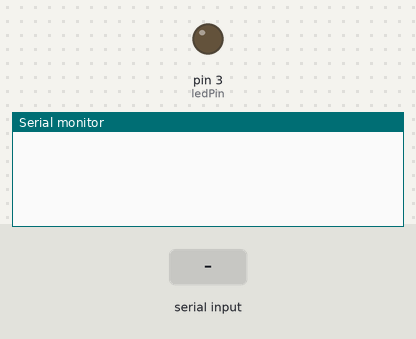
Bench run of a sketch on a simulated Arduino Uno, built with avr-gcc and run on an emulated ATmega328P. Shown: output pins drawn as LEDs (lit = HIGH), the last lines printed to the serial monitor. The inputs (shaded band) are chosen by the test bench.

Above: at 1.2 s.
1.3 s: byte 30 received over Serial
At 2.3 s:
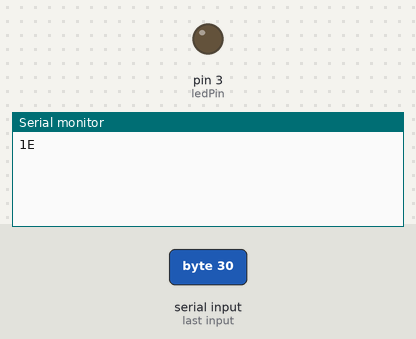
2.8 s: byte 90 received over Serial
At 3.4 s:
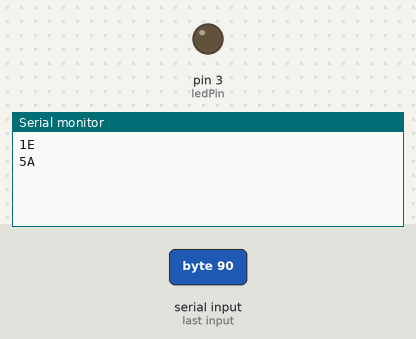
4.3 s: byte 120 received over Serial
At 5.8 s:
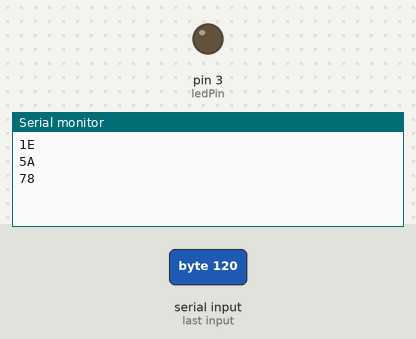

Measured:
- after the input at 1.3 s, the serial monitor: prints a new line at once (image 1)
- after the input at 2.8 s, the serial monitor: prints a new line at once (image 2)
- after the input at 4.3 s, the serial monitor: prints a new line at once (image 3)

The sketch:

xb_0_0_1.ino
```cpp
const int ledPin = 3; // the pin that the LED is attached to
int incomingByte;      // a variable to read incoming serial data into

void setup() {
  // initialize serial communication:
  Serial.begin(9600);
  // initialize the LED pin as an output:
  pinMode(ledPin, OUTPUT);
}

void loop() {
  // see if there's incoming serial data:
  /*if (Serial.available() > 0) {
    // read the oldest byte in the serial buffer:
    incomingByte = Serial.read();
    // if it's a capital H (ASCII 72), turn on the LED:
    if (incomingByte == 'H') {
      digitalWrite(ledPin, HIGH);
    }
    // if it's an L (ASCII 76) turn off the LED:
    if (incomingByte == 'L') {
      digitalWrite(ledPin, LOW);
    }
  }*/
  /*if (Serial.available() > 21) {
    for (int i = 0; i < 22; i++) {
      Serial.print(Serial.read(), HEX);
      Serial.print(", ");
    }
  }
  Serial.println();*/
  if (Serial.available() > 0) {
    // read the oldest byte in the serial buffer:
    incomingByte = Serial.read();
    Serial.print(incomingByte, HEX);
    Serial.println();
  }
}
```
